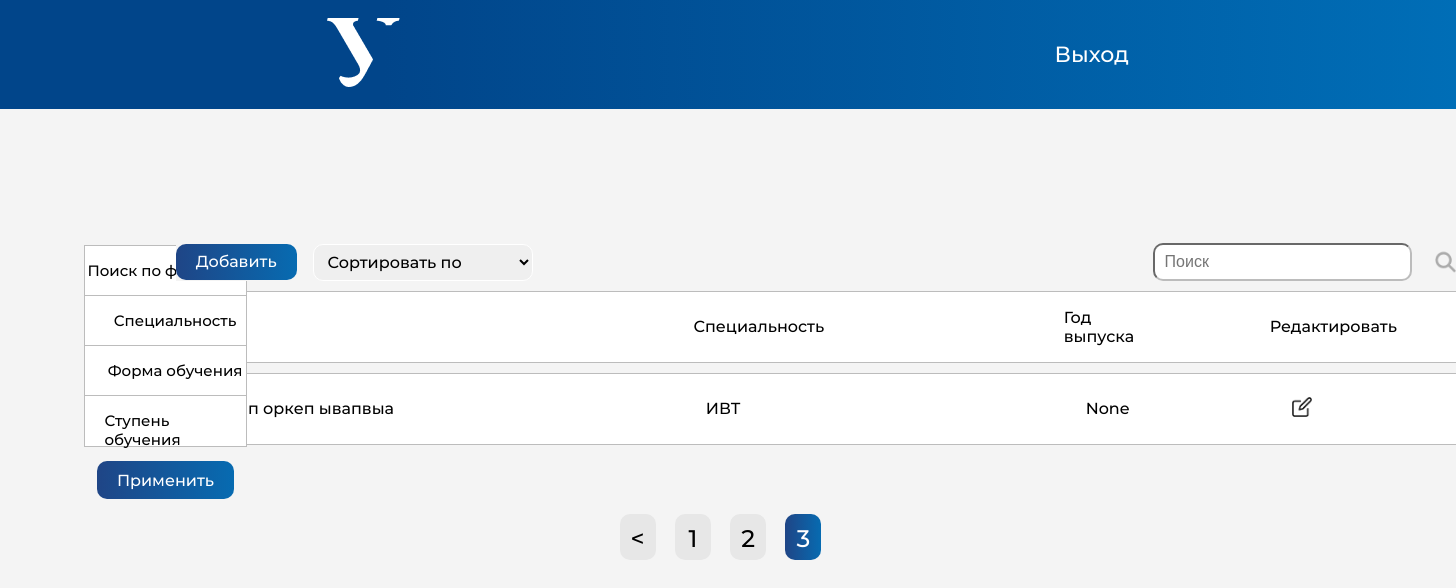
Screenshot of /students/allStudents/?&page=3 (signed in) with the database file from the repository.
### students/models.py (models this page shows, shortened)
class Student(models.Model):
    first_name = models.CharField(max_length=255)
    last_name = models.CharField(max_length=255)
    patronymic = models.CharField(max_length=255, blank=True, null=True)
    phone_number = models.CharField(max_length=12, blank=True, null=True)
    email = models.EmailField(max_length=255, blank=True, null=True)
    birth_date = models.DateField(blank=True, null=True)
    start_education_date = models.IntegerField(blank=True, null=True)
    end_education_date = models.IntegerField(blank=True, null=True)
    living_place = models.CharField(max_length=255, blank=True, null=True)
    is_deleted = models.BooleanField(default=False)
    added_date = models.DateTimeField(auto_now_add=True)
    group = models.CharField(max_length=255, blank=True, null=True)
    specialization = models.ForeignKey(Specialization, on_delete=models.SET_NULL, null=True)
    education_form = models.ForeignKey(EducationForm, on_delete=models.SET_NULL, blank=True, null=True)
    education_stage = models.ForeignKey(EducationStage, related_name='education_stage', on_delete=models.SET_NULL, blank=True, null=True)
    financing_form = models.ForeignKey(FinancingForm, on_delete=models.SET_NULL, blank=True, null=True)
    citizenship = models.ForeignKey(Citizenship, on_delete=models.SET_NULL, blank=True, null=True)
    class Meta:
        verbose_name = "Студент"
        verbose_name_plural = "Студенты"
        ordering = ['first_name', '-start_education_date']

class Specialization(models.Model):
    title = models.CharField(max_length=255)
    class Meta:
        verbose_name = "Специальность"
        verbose_name_plural = "Специальности"
    def __str__(self):
        return self.title

### students/views.py (the view, shortened to what this page needs)
# urls.py: path('allStudents/', all_students, name='all_students'),
@login_required
def all_students(request):
    students = Student.objects.all()
    form = FilterForm(request.GET)
    selected_filters = []
    if form.is_valid():
        specializations = form.cleaned_data['specialization']
        education_form = form.cleaned_data['education_form']
        education_stage = form.cleaned_data['education_stage']
        if specializations:
            students = students.filter(specialization__in=specializations)
            selected_filters += list(specializations)
        if education_form:
            students = students.filter(education_form__in=education_form)
            selected_filters += list(education_form)
        if education_stage:
            students = students.filter(education_stage__in=education_stage)
            selected_filters += list(education_stage)
    query = request.GET.get('query')
    sort_option = request.GET.get('sort_option')
    if sort_option == 'inc_year':
        students = students.order_by('end_education_date')
    elif sort_option == 'dec_year':
        students = students.order_by('-end_education_date')
    elif sort_option == 'inc_last_name':
        students = students.order_by('last_name')
    paginator = Paginator(students, 10)
    page_number = request.GET.get('page')
    page_obj = paginator.get_page(page_number)
    context = {
        'page_obj': page_obj, 'sort_option': sort_option, 'query': query, 'form': form,
        'selected_filters': selected_filters
    }
    return render(request, 'students/students_table.html', context)

### students/forms.py
class FilterForm(forms.Form):
    specialization = forms.ModelMultipleChoiceField(queryset=Specialization.objects.all(),
                                                    widget=forms.CheckboxSelectMultiple, to_field_name='title',
                                                    required=False)
    education_form = forms.ModelMultipleChoiceField(queryset=EducationForm.objects.all(),
                                                    widget=forms.CheckboxSelectMultiple, to_field_name='title',
                                                    required=False)
    education_stage = forms.ModelMultipleChoiceField(queryset=EducationStage.objects.all(),
                                                     widget=forms.CheckboxSelectMultiple, to_field_name='title',
                                                     required=False)

### students/templates/students/students_table.html (shortened to what this page needs)
{% load static %}
<!DOCTYPE html>
<html lang="en">
<head>
    <link rel="stylesheet" href="{% static 'styles/new_style.css' %}">
    <link rel="stylesheet" href="{% static 'styles/header.css' %}">
</head>
<body>
<div class="header">
    <div class="container1">
        <div class="header-line1">
            <div class="header-logo">
                <img class="logotype" src="{% static 'icons/URFU.png' %}" alt="">
            </div>
            <div class="nav">
                <a class="nav-item1" href="{% url 'logout' %}">Выход</a>
            </div>
        </div>
    </div>
</div>
<form id="sort-form" method="GET" action="{% url 'students:all_students' %}">
    <div class="container">
        <div class="left_table">
            <div class="naming_filter">
                <p class="label-title">Поиск по фильтрам</p>
            </div>
            <div class="dropdown-checkbox form-group">
                <p class="label-title">Специальность</p>
            </div>
            <div class="dropdown-checkbox form-group">
                <p class="label-title">Форма обучения</p>
            </div>
            <div class="dropdown-checkbox form-group">
                <p class="label-title">Ступень обучения</p>
            </div>
        <button class="filter-button">Применить</button>
        </div>
        <div class="central">
            <div class="block">
                <a class="blue-button" href="{% url 'students:create_student' %}">Добавить</a>
                <select name="sort_option" id="sort-select" class="sort-select">
                    <option value="" {% if sort_option is None %}selected{% endif %}>Сортировать по</option>
                </select>
                <input type="text" name="query" class="search-input" {% if query %} value="{{ query }}" {% endif %}
                       placeholder="Поиск">
                <button class="lupa-button"><img src="{% static 'icons/lupa.png' %}" alt="Изображение" class="lupa">
                </button>
            </div>
            <div class="additional-block">
                <div class="fio">ФИО</div>
                <div class="specialization">Специальность</div>
                <div class="year">Год выпуска</div>
                <div class="year">Редактировать</div>
            </div>
            <div class="additional-blocks">
                {% for student in page_obj %}
                    <div class="additional-block">
                        <div class="fio">{{ student.last_name }} {{ student.first_name }} {{ student.patronymic|default:'' }}</div>
                        <div class="specialization">{{ student.specialization.code }} {{ student.specialization }}</div>
                        <div class="year">{{ student.end_education_date }}</div>
                        <a href="{% url 'students:student' student.id %}"><img src="{% static 'icons/edit-icon.png' %}"
                                                                               alt="Редактировать"
                                                                               class="edit-icon"></a>
                    </div>
                {% endfor %}
            </div>
        </div>
    </div>
</form>
{% if page_obj.has_other_pages %}
    <nav class="list-pages">
        <ul>
            {% if page_obj.has_previous %}
                <li class="page-num">
                    <a href="?{{ request.GET.urlencode }}&page={{ page_obj.previous_page_number }}">&lt;</a>
                </li>
            {% endif %}
            {% for p in page_obj.paginator.page_range %}
                {% if page_obj.number == p %}
                    <li class="page-num page-num-selected">{{ p }}</li>
                {% elif p >= page_obj.number|add:-2 and p <= page_obj.number|add:2 %}
                    <li class="page-num">
                        <a href="?{{ request.GET.urlencode }}&page={{ p }}">{{ p }}</a>
                    </li>
                {% endif %}
            {% endfor %}
        </ul>
    </nav>
{% endif %}
</body>
</html>

### static/styles/new_style.css (style rules this page uses)
body { margin: 0; padding: 0; background-color: #F4F4F4; }
.container { font-family: "Montserrat"; margin-top: 90px; display: grid; grid-template-columns: 12% auto 5%; place-items: center; background-color: #F4F4F4; }
.central { display: flex; flex-wrap: wrap; justify-content: center; }
.block { width: 1300px; height: 37px; margin-bottom: 10px; position: relative; display: flex; align-items: center; background-color: #F4F4F4; }
.additional-blocks { display: flex; flex-wrap: wrap; justify-content: center; }
.additional-block { width: 1300px; height: 70px; background-color: #ffffff; margin-bottom: 10px; display: flex; align-items: center; border: 1px solid #BCBCBC; }
.sort-select { width: 220px; font-family: "Montserrat"; margin-left: 16px; height: 100%; border-radius: 10px; padding: 5px 10px; font-size: 16px; border-color: #ffffff; display: flex; }
.filter-button { font-family: "Montserrat"; position: relative; height: 38px; background-image: linear-gradient(to right, #1F4586, #076BB1); color: white; border-radius: 10px; border: none; font-size: 16px; padding: 5px 20px; margin-top: 15px; text-decoration: none; align-self: flex-start; }
.search-input { width: 235px; margin-left: 620px; height: 90%; border-radius: 10px; padding: 0px 10px; font-size: 16px; border-color: #BCBCBC; display: flex; }
.lupa { width: 21px; height: 21px; position: absolute; top: 50%; right: 20px; transform: translateY(-50%); cursor: pointer; }
.lupa-button { display: inline-block; padding: 0; border: none; background-color: transparent; cursor: pointer; }
.fio { width: 350px; margin-right: 170px; margin-left: 10px; }
.specialization { width: 280px; margin-right: 100px; }
.year { width: 37px; margin-right: 169px; }
.edit-icon { width: 20px; height: 20px; margin-right: 20px; }
.blue-button { background-image: linear-gradient(to right, #1F4586, #076BB1); color: white; padding: 5px 20px; border-radius: 10px; border: none; height: 70%; text-align: center; text-decoration: none; display: flex; align-items: center; justify-content: center; }
.list-pages { text-align: center; margin: 0 0 20px 0; }
.list-pages ul { margin: 15px 0 0 0; padding: 0; list-style: none; }
.list-pages ul li { display: inline-block; margin: 0 15px 0 0; }
.list-pages li a { display: inline-block; margin: 0 15px 0 0; width: 36px; height: 36px; }
.list-pages a { color: #000; font-size: 24px; height: 100%; width: 100%; text-decoration: none; }
.list-pages .page-num, .page-num-selected { display: inline-block; width: 36px; height: 36px; padding: 10px 0 0 0; color: black; background-color: #E7E7E7; border: none; border-radius: 10px; }
.list-pages .page-num-selected { border: none; color: white; background-image: linear-gradient(to right, #1F4586, #076BB1); font-size: 24px; }
.left_table { font-family: "Montserrat"; display: grid; grid-template-rows: 37px 10px 50px 50px 50px 50px; justify-items: center; align-items: center; width: 115%; height: 100%; margin-left: 65px; margin-right: auto; }
.dropdown-checkbox, .naming_filter { position: relative; background: white; place-items: center; width: 80%; height: 100%; background-color: white; border: 1px solid #BCBCBC; }
.naming_filter { font-size: 15px; }
.dropdown-checkbox .label-title { font-size: 15px; text-align: left; padding-left: 12%; }
.label-title { text-align: center; }

### static/styles/header.css (style rules this page uses)
body { font-family: Montserrat; margin: 0px 0px; }
.header { background: linear-gradient(90deg, #01458A 26.35%, #0070B9 103.67%); }
.header-line1 { padding: 18px 0px 18px 0px; display: flex; align-items: center; justify-content: space-around; }
.nav-item1 { color: white; text-decoration: none; font-size: 22px; }

### rows the page displays
Student: first_name "оркеп", patronymic "ывапвыа", specialization "ИВТ", end_education_date "None"

### other values shown
{{ p }} "1" "2"
{{ p }} "3"
